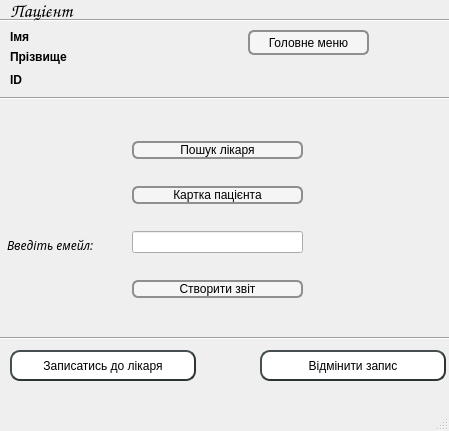
<?xml version="1.0" encoding="UTF-8"?>
<ui version="4.0">
 <class>patient</class>
 <widget class="QMainWindow" name="patient">
  <property name="geometry">
   <rect>
    <x>0</x>
    <y>0</y>
    <width>449</width>
    <height>431</height>
   </rect>
  </property>
  <property name="windowTitle">
   <string>MainWindow</string>
  </property>
  <widget class="QWidget" name="centralwidget">
   <widget class="QLabel" name="label_5">
    <property name="geometry">
     <rect>
      <x>290</x>
      <y>320</y>
      <width>67</width>
      <height>27</height>
     </rect>
    </property>
    <property name="text">
     <string/>
    </property>
   </widget>
   <widget class="Line" name="line_2">
    <property name="geometry">
     <rect>
      <x>0</x>
      <y>90</y>
      <width>451</width>
      <height>16</height>
     </rect>
    </property>
    <property name="orientation">
     <enum>Qt::Horizontal</enum>
    </property>
   </widget>
   <widget class="QWidget" name="formLayoutWidget">
    <property name="geometry">
     <rect>
      <x>10</x>
      <y>30</y>
      <width>160</width>
      <height>42</height>
     </rect>
    </property>
    <layout class="QFormLayout" name="formLayout">
     <item row="0" column="0">
      <widget class="QLabel" name="nameLabel">
       <property name="font">
        <font>
         <weight>75</weight>
         <bold>true</bold>
        </font>
       </property>
       <property name="text">
        <string>Імя</string>
       </property>
      </widget>
     </item>
     <item row="1" column="0">
      <widget class="QLabel" name="surnameLabel">
       <property name="font">
        <font>
         <weight>75</weight>
         <bold>true</bold>
        </font>
       </property>
       <property name="text">
        <string>Прізвище</string>
       </property>
      </widget>
     </item>
     <item row="0" column="1">
      <widget class="QLabel" name="label_2">
       <property name="text">
        <string/>
       </property>
      </widget>
     </item>
     <item row="1" column="1">
      <widget class="QLabel" name="label_3">
       <property name="text">
        <string/>
       </property>
      </widget>
     </item>
    </layout>
   </widget>
   <widget class="Line" name="line">
    <property name="geometry">
     <rect>
      <x>0</x>
      <y>10</y>
      <width>451</width>
      <height>20</height>
     </rect>
    </property>
    <property name="orientation">
     <enum>Qt::Horizontal</enum>
    </property>
   </widget>
   <widget class="Line" name="line_3">
    <property name="geometry">
     <rect>
      <x>440</x>
      <y>0</y>
      <width>20</width>
      <height>441</height>
     </rect>
    </property>
    <property name="orientation">
     <enum>Qt::Vertical</enum>
    </property>
   </widget>
   <widget class="QPushButton" name="pushButton_4">
    <property name="geometry">
     <rect>
      <x>248</x>
      <y>30</y>
      <width>121</width>
      <height>25</height>
     </rect>
    </property>
    <property name="styleSheet">
     <string notr="true">
QPushButton:hover{
border-width: 0px;
	
	color: rgb(11, 11, 11);
border-radius: 20%;

}
 QPushButton {
     border: 2px solid #8f8f91;
     border-radius: 6px;
     
	background-color: rgb(245, 245, 245);
     min-width: 80px;
	font: 75 oblique 11pt &quot;Norasi&quot;;
	outline: none;
 }


 QPushButton:flat {
     border: none; /* для плоской кнопки границы нет */
 }

 QPushButton:default {
     border-color: navy; /* делаем кнопку по умолчанию выпуклой */
 }</string>
    </property>
    <property name="text">
     <string>Головне меню</string>
    </property>
   </widget>
   <widget class="Line" name="line_4">
    <property name="geometry">
     <rect>
      <x>0</x>
      <y>330</y>
      <width>451</width>
      <height>16</height>
     </rect>
    </property>
    <property name="orientation">
     <enum>Qt::Horizontal</enum>
    </property>
   </widget>
   <widget class="QLabel" name="label">
    <property name="geometry">
     <rect>
      <x>10</x>
      <y>0</y>
      <width>161</width>
      <height>21</height>
     </rect>
    </property>
    <property name="font">
     <font>
      <family>URW Chancery L</family>
      <pointsize>14</pointsize>
      <italic>true</italic>
     </font>
    </property>
    <property name="text">
     <string>Пацієнт</string>
    </property>
   </widget>
   <widget class="QPushButton" name="pushButton_6">
    <property name="geometry">
     <rect>
      <x>10</x>
      <y>350</y>
      <width>186</width>
      <height>31</height>
     </rect>
    </property>
    <property name="styleSheet">
     <string notr="true">background-color: white;
border-style: outset;
border-width: 2px;
border-radius: 10px;
border-color: rgb(46, 52, 54);

min-width: 10em;
padding: 6px;
outline:none;</string>
    </property>
    <property name="text">
     <string>Записатись до лікаря</string>
    </property>
   </widget>
   <widget class="QPushButton" name="pushButton_7">
    <property name="geometry">
     <rect>
      <x>260</x>
      <y>350</y>
      <width>186</width>
      <height>31</height>
     </rect>
    </property>
    <property name="styleSheet">
     <string notr="true">background-color: white;
border-style: outset;
border-width: 2px;
border-radius: 10px;
border-color: rgb(46, 52, 54);

min-width: 10em;
padding: 6px;
outline:none;</string>
    </property>
    <property name="text">
     <string>Відмінити запис</string>
    </property>
   </widget>
   <widget class="QWidget" name="layoutWidget">
    <property name="geometry">
     <rect>
      <x>132</x>
      <y>120</y>
      <width>171</width>
      <height>201</height>
     </rect>
    </property>
    <layout class="QVBoxLayout" name="verticalLayout">
     <item>
      <widget class="QPushButton" name="pushButton">
       <property name="styleSheet">
        <string notr="true">
QPushButton:hover{
border-width: 0px;
	
	color: rgb(11, 11, 11);
border-radius: 20%;

}
 QPushButton {

     border: 2px solid #8f8f91;
     border-radius: 6px;
     
	background-color: rgb(245, 245, 245);
     min-width: 80px;
	font: 75 oblique 11pt &quot;Norasi&quot;;
	outline: none;
 }


 QPushButton:flat {
     border: none; /* для плоской кнопки границы нет */
 }

 QPushButton:default {
     border-color: navy; /* делаем кнопку по умолчанию выпуклой */
 }</string>
       </property>
       <property name="text">
        <string>Пошук лікаря</string>
       </property>
      </widget>
     </item>
     <item>
      <widget class="QPushButton" name="pushButton_2">
       <property name="styleSheet">
        <string notr="true">
QPushButton:hover{
border-width: 0px;
	
	color: rgb(11, 11, 11);
border-radius: 20%;

}
 QPushButton {

     border: 2px solid #8f8f91;
     border-radius: 6px;
     
	background-color: rgb(245, 245, 245);
     min-width: 80px;
	font: 75 oblique 11pt &quot;Norasi&quot;;
	outline: none;
 }


 QPushButton:flat {
     border: none; /* для плоской кнопки границы нет */
 }

 QPushButton:default {
     border-color: navy; /* делаем кнопку по умолчанию выпуклой */
 }</string>
       </property>
       <property name="text">
        <string>Картка пацієнта</string>
       </property>
      </widget>
     </item>
     <item>
      <widget class="QLineEdit" name="lineEdit"/>
     </item>
     <item>
      <widget class="QPushButton" name="pushButton_5">
       <property name="styleSheet">
        <string notr="true">
QPushButton:hover{
border-width: 0px;
	
	color: rgb(11, 11, 11);
border-radius: 20%;

}
 QPushButton {

     border: 2px solid #8f8f91;
     border-radius: 6px;
     
	background-color: rgb(245, 245, 245);
     min-width: 80px;
	font: 75 oblique 11pt &quot;Norasi&quot;;
	outline: none;
 }


 QPushButton:flat {
     border: none; /* для плоской кнопки границы нет */
 }

 QPushButton:default {
     border-color: navy; /* делаем кнопку по умолчанию выпуклой */
 }</string>
       </property>
       <property name="text">
        <string>Створити звіт</string>
       </property>
      </widget>
     </item>
    </layout>
   </widget>
   <widget class="QWidget" name="layoutWidget">
    <property name="geometry">
     <rect>
      <x>10</x>
      <y>70</y>
      <width>160</width>
      <height>19</height>
     </rect>
    </property>
    <layout class="QHBoxLayout" name="horizontalLayout">
     <item>
      <widget class="QLabel" name="label_4">
       <property name="font">
        <font>
         <weight>75</weight>
         <bold>true</bold>
        </font>
       </property>
       <property name="text">
        <string>ID</string>
       </property>
      </widget>
     </item>
     <item>
      <widget class="QLabel" name="label_6">
       <property name="text">
        <string/>
       </property>
      </widget>
     </item>
    </layout>
   </widget>
   <widget class="QLabel" name="label_7">
    <property name="geometry">
     <rect>
      <x>7</x>
      <y>235</y>
      <width>131</width>
      <height>20</height>
     </rect>
    </property>
    <property name="font">
     <font>
      <family>Tlwg Typist</family>
      <weight>50</weight>
      <italic>true</italic>
      <bold>false</bold>
     </font>
    </property>
    <property name="text">
     <string>Введіть емейл:</string>
    </property>
   </widget>
  </widget>
  <widget class="QMenuBar" name="menubar">
   <property name="geometry">
    <rect>
     <x>0</x>
     <y>0</y>
     <width>449</width>
     <height>25</height>
    </rect>
   </property>
  </widget>
  <widget class="QStatusBar" name="statusbar"/>
 </widget>
 <resources/>
 <connections/>
</ui>
